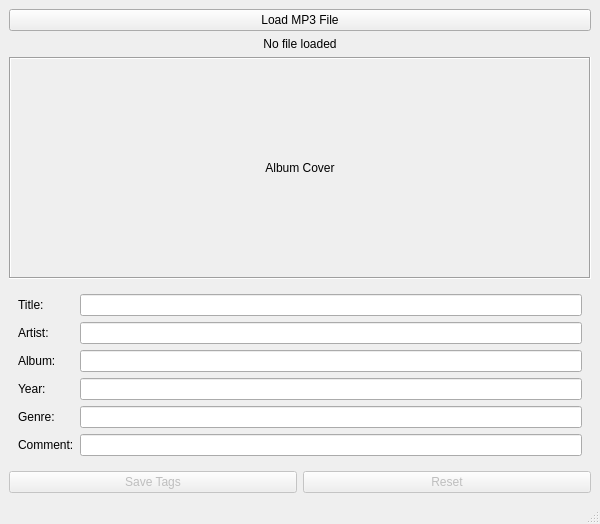
<?xml version="1.0" encoding="UTF-8"?>
<ui version="4.0">
 <class>MainWindow</class>
 <widget class="QMainWindow" name="MainWindow">
  <property name="geometry">
   <rect>
    <x>0</x>
    <y>0</y>
    <width>600</width>
    <height>500</height>
   </rect>
  </property>
  <property name="windowTitle">
   <string>MP3 Tag Editor</string>
  </property>
  <widget class="QWidget" name="centralwidget">
   <layout class="QVBoxLayout" name="verticalLayout">
    <item>
     <widget class="QPushButton" name="loadButton">
      <property name="text">
       <string>Load MP3 File</string>
      </property>
     </widget>
    </item>
    <item>
     <widget class="QLabel" name="fileLabel">
      <property name="text">
       <string>No file loaded</string>
      </property>
      <property name="alignment">
       <set>Qt::AlignCenter</set>
      </property>
     </widget>
    </item>
    <item>
     <widget class="QFrame" name="coverFrame">
      <property name="frameShape">
       <enum>QFrame::Box</enum>
      </property>
      <property name="frameShadow">
       <enum>QFrame::Sunken</enum>
      </property>
      <layout class="QVBoxLayout" name="verticalLayout_2">
       <item>
        <widget class="QLabel" name="coverLabel">
         <property name="text">
          <string>Album Cover</string>
         </property>
         <property name="alignment">
          <set>Qt::AlignCenter</set>
         </property>
         <property name="minimumSize">
          <size>
           <width>200</width>
           <height>200</height>
          </size>
         </property>
        </widget>
       </item>
      </layout>
     </widget>
    </item>
    <item>
     <widget class="QWidget" name="formWidget">
      <layout class="QFormLayout" name="formLayout">
       <item row="0" column="0">
        <widget class="QLabel" name="label">
         <property name="text">
          <string>Title:</string>
         </property>
        </widget>
       </item>
       <item row="0" column="1">
        <widget class="QLineEdit" name="titleEdit"/>
       </item>
       <item row="1" column="0">
        <widget class="QLabel" name="label_2">
         <property name="text">
          <string>Artist:</string>
         </property>
        </widget>
       </item>
       <item row="1" column="1">
        <widget class="QLineEdit" name="artistEdit"/>
       </item>
       <item row="2" column="0">
        <widget class="QLabel" name="label_3">
         <property name="text">
          <string>Album:</string>
         </property>
        </widget>
       </item>
       <item row="2" column="1">
        <widget class="QLineEdit" name="albumEdit"/>
       </item>
       <item row="3" column="0">
        <widget class="QLabel" name="label_4">
         <property name="text">
          <string>Year:</string>
         </property>
        </widget>
       </item>
       <item row="3" column="1">
        <widget class="QLineEdit" name="yearEdit"/>
       </item>
       <item row="4" column="0">
        <widget class="QLabel" name="label_5">
         <property name="text">
          <string>Genre:</string>
         </property>
        </widget>
       </item>
       <item row="4" column="1">
        <widget class="QLineEdit" name="genreEdit"/>
       </item>
       <item row="5" column="0">
        <widget class="QLabel" name="label_6">
         <property name="text">
          <string>Comment:</string>
         </property>
        </widget>
       </item>
       <item row="5" column="1">
        <widget class="QLineEdit" name="commentEdit"/>
       </item>
      </layout>
     </widget>
    </item>
    <item>
     <layout class="QHBoxLayout" name="horizontalLayout">
      <item>
       <widget class="QPushButton" name="saveButton">
        <property name="text">
         <string>Save Tags</string>
        </property>
        <property name="enabled">
         <bool>false</bool>
        </property>
       </widget>
      </item>
      <item>
       <widget class="QPushButton" name="resetButton">
        <property name="text">
         <string>Reset</string>
        </property>
        <property name="enabled">
         <bool>false</bool>
        </property>
       </widget>
      </item>
     </layout>
    </item>
   </layout>
  </widget>
  <widget class="QMenuBar" name="menubar">
   <property name="geometry">
    <rect>
     <x>0</x>
     <y>0</y>
     <width>600</width>
     <height>21</height>
    </rect>
   </property>
  </widget>
  <widget class="QStatusBar" name="statusbar"/>
 </widget>
 <resources/>
 <connections/>
</ui>
